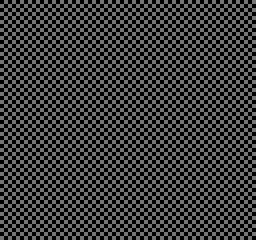

A level layout from a 2D game, rendered from its tile map. Below: a short description, then the map file with its tile-grid data intact:
An orthogonal 16x15 tile map with 16x16 px tiles, 1 tile layer (ShoeBox Tile Grab).

<map version="1.2" tiledversion="1.2.4" orientation="orthogonal" renderorder="right-down" width="16" height="15" tilewidth="16" tileheight="16" infinite="0" nextlayerid="2" nextobjectid="1">
 <tileset firstgid="1" name="frame_0003_bank.png" tilewidth="16" tileheight="16" tilecount="11" columns="11">
  <image source="frame_0003_bank.png" width="176" height="16" />
 </tileset>
 <layer id="1" name="ShoeBox Tile Grab" width="16" height="15">
  <data encoding="csv">
1,1,1,1,1,1,1,1,1,1,1,1,1,1,1,1,
1,1,1,1,1,1,1,1,1,1,1,1,1,1,1,1,
1,1,1,1,1,1,1,1,1,1,1,1,1,1,1,1,
1,1,1,1,1,1,1,1,1,1,1,1,1,1,1,1,
1,1,1,1,1,1,1,1,1,1,1,1,1,1,1,1,
1,1,1,1,1,1,1,1,1,1,1,1,1,1,1,1,
1,1,1,1,1,1,1,1,1,1,1,1,1,1,1,1,
1,1,1,1,1,1,1,1,1,1,1,1,1,1,1,1,
1,1,1,1,1,1,1,1,1,1,1,1,1,1,1,1,
1,1,1,1,1,1,1,1,1,1,1,1,1,1,1,1,
1,1,1,1,1,1,1,1,1,1,1,1,1,1,1,1,
1,1,1,1,1,1,1,1,1,1,1,1,1,1,1,1,
1,1,1,1,1,1,1,1,1,1,1,1,1,1,1,1,
1,1,1,1,1,1,1,1,1,1,1,1,1,1,1,1,
1,1,1,1,1,1,1,1,1,1,1,1,1,1,1,1
</data>
 </layer>
</map>
